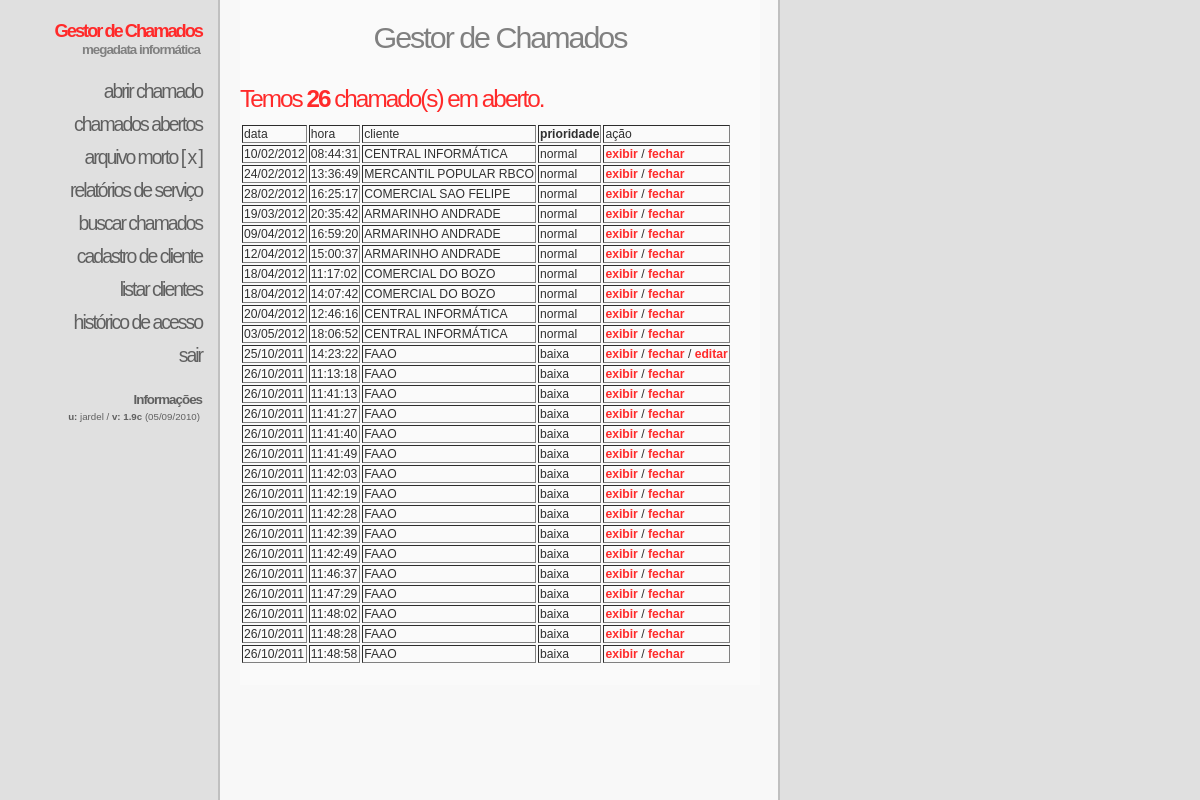
Screenshot of /incs/index.php (signed in) with the database file from the repository.
### tables this page shows
CREATE TABLE `chamados` (
  `id` int(11) NOT NULL,
  `prioridade` int(1) NOT NULL,
  `tipo` text NOT NULL,
  `data_abertura` text NOT NULL,
  `hora_abertura` text NOT NULL,
  `cliente` text NOT NULL,
  `cliente_id` text NOT NULL,
  `solicitante` text NOT NULL,
  `motivo` text NOT NULL,
  `obs` text NOT NULL,
  `data` text NOT NULL,
  `tec_inicio` text NOT NULL,
  `tec_fim` text NOT NULL,
  `parecer` text NOT NULL,
  `tecnico` text NOT NULL,
  `usuario` text NOT NULL,
  PRIMARY KEY  (`id`)
);

### incs/entrada.php (the view, shortened to what this page needs)
<?php if (!defined("_SEGURO")) die("Acesso Negado");
$yes = mysql_query("SELECT * FROM `chamados` WHERE `data` = ''  AND `prioridade` <> 0 ORDER BY `prioridade` DESC");
$count = @mysql_num_rows($yes);
?>
<h2>Gestor de Chamados</h2>
<h3>Temos <b><?=$count?></b> chamado(s) em aberto.</h3>
<table border="1" style="border-style:hidden">
<tr>
<td>data</td>
<td>hora</td>
<td>cliente</td>
<td><B>prioridade</B></td>
<td>ação</td>
</tr>
<?php
function prioridade($var) {
switch($var) {
 case 1:
 echo 'baixa';
 break;
 case 3:
 echo 'normal';
 break;
}
}
function trimall($str, $charlist = "\t\n\r\0\x0B")
{
  return str_replace(str_split($charlist), '', $str);
}
  if ($yes) {
  while($row = mysql_fetch_array($yes, MYSQL_ASSOC)) {
?>
<tr onmouseover="Tip('<b><?=$row['cliente'];?></b> - Aberto em <?echo $row['data_abertura'];?> às <?echo $row['hora_abertura'];?> por: <?=$row['usuario'];?><br /><b>prioridade:</b> <?=prioridade($row['prioridade']);?><br /><br /><b>motivo:</b></u><br /><?=trimall(nl2br(strip_tags($row['motivo'])));?><br /><b>observações:</b></u><br /><?=trimall(nl2br(strip_tags($row['obs'])));?>', BGCOLOR, '#FFFFFF', BORDERCOLOR, '#000000', FADEIN, 500, FADEOUT, 500, FONTSIZE, '12pt', FONTCOLOR, '#000000');" onmouseout="UnTip();">
<td><?echo $row['data_abertura'];?></td>
<td><?echo $row['hora_abertura'];?></td>
<td><?echo $row['cliente'];?></td>
<td><?=prioridade($row['prioridade']);?></td>
<td><a href="?m=aberto&exibir=<?php echo $row['id']?>">exibir</a> / <a href="?m=aberto&fechar=<?php echo $row['id']?>">fechar</a>
<?php
if (($_SESSION['nivel']==1) || ($row['usuario']== $_SESSION['id'])) {
 echo " / <a href=?m=aberto&editar=".$row['id'].">editar</a> ";
}
?>
</td>
</tr>
<?php
  }
  }
?>
</table>

### andreas07.css (style rules this page uses)
body { margin:0; padding:0; color:#303030; background:#fafafa url(img/bodybg.gif) top left repeat-y; font:76% Verdana,Tahoma,sans-serif; }
a { color:#ff2a2a; font-weight:bold; text-decoration:none; }
#content h2 { margin:0; color:#808080; font-weight:normal; font-size:2.5em; letter-spacing:-2px; text-align:center; }
#content h3 { clear:both; margin:30px 0 10px 0; color:#ff2a2a; font-weight:normal; font-size: 2em; letter-spacing:-2px; }

### rows the page displays
chamados: data_abertura "10/02/2012", hora_abertura "08:44:31", cliente "CENTRAL INFORMÁTICA", prioridade "normal"
chamados: data_abertura "24/02/2012", hora_abertura "13:36:49", cliente "MERCANTIL POPULAR RBCO", prioridade "normal"
chamados: data_abertura "28/02/2012", hora_abertura "16:25:17", cliente "COMERCIAL SAO FELIPE", prioridade "normal"
chamados: data_abertura "19/03/2012", hora_abertura "20:35:42", cliente "ARMARINHO ANDRADE", prioridade "normal"
chamados: data_abertura "09/04/2012", hora_abertura "16:59:20", cliente "ARMARINHO ANDRADE", prioridade "normal"
chamados: data_abertura "12/04/2012", hora_abertura "15:00:37", cliente "ARMARINHO ANDRADE", prioridade "normal"
chamados: data_abertura "18/04/2012", hora_abertura "11:17:02", cliente "COMERCIAL DO BOZO", prioridade "normal"
chamados: data_abertura "18/04/2012", hora_abertura "14:07:42", cliente "COMERCIAL DO BOZO", prioridade "normal"
chamados: data_abertura "20/04/2012", hora_abertura "12:46:16", cliente "CENTRAL INFORMÁTICA", prioridade "normal"
chamados: data_abertura "03/05/2012", hora_abertura "18:06:52", cliente "CENTRAL INFORMÁTICA", prioridade "normal"
chamados: data_abertura "25/10/2011", hora_abertura "14:23:22", cliente "FAAO", prioridade "baixa"
chamados: data_abertura "26/10/2011", hora_abertura "11:13:18", cliente "FAAO", prioridade "baixa"
chamados: data_abertura "26/10/2011", hora_abertura "11:41:13", cliente "FAAO", prioridade "baixa"
chamados: data_abertura "26/10/2011", hora_abertura "11:41:27", cliente "FAAO", prioridade "baixa"
chamados: data_abertura "26/10/2011", hora_abertura "11:41:40", cliente "FAAO", prioridade "baixa"
chamados: data_abertura "26/10/2011", hora_abertura "11:41:49", cliente "FAAO", prioridade "baixa"
chamados: data_abertura "26/10/2011", hora_abertura "11:42:03", cliente "FAAO", prioridade "baixa"
chamados: data_abertura "26/10/2011", hora_abertura "11:42:19", cliente "FAAO", prioridade "baixa"
chamados: data_abertura "26/10/2011", hora_abertura "11:42:28", cliente "FAAO", prioridade "baixa"
chamados: data_abertura "26/10/2011", hora_abertura "11:42:39", cliente "FAAO", prioridade "baixa"
chamados: data_abertura "26/10/2011", hora_abertura "11:42:49", cliente "FAAO", prioridade "baixa"
chamados: data_abertura "26/10/2011", hora_abertura "11:46:37", cliente "FAAO", prioridade "baixa"
chamados: data_abertura "26/10/2011", hora_abertura "11:47:29", cliente "FAAO", prioridade "baixa"
chamados: data_abertura "26/10/2011", hora_abertura "11:48:02", cliente "FAAO", prioridade "baixa"
chamados: data_abertura "26/10/2011", hora_abertura "11:48:28", cliente "FAAO", prioridade "baixa"
chamados: data_abertura "26/10/2011", hora_abertura "11:48:58", cliente "FAAO", prioridade "baixa"

### other values shown
$_SESSION['id'] "jardel"
$count "26"
